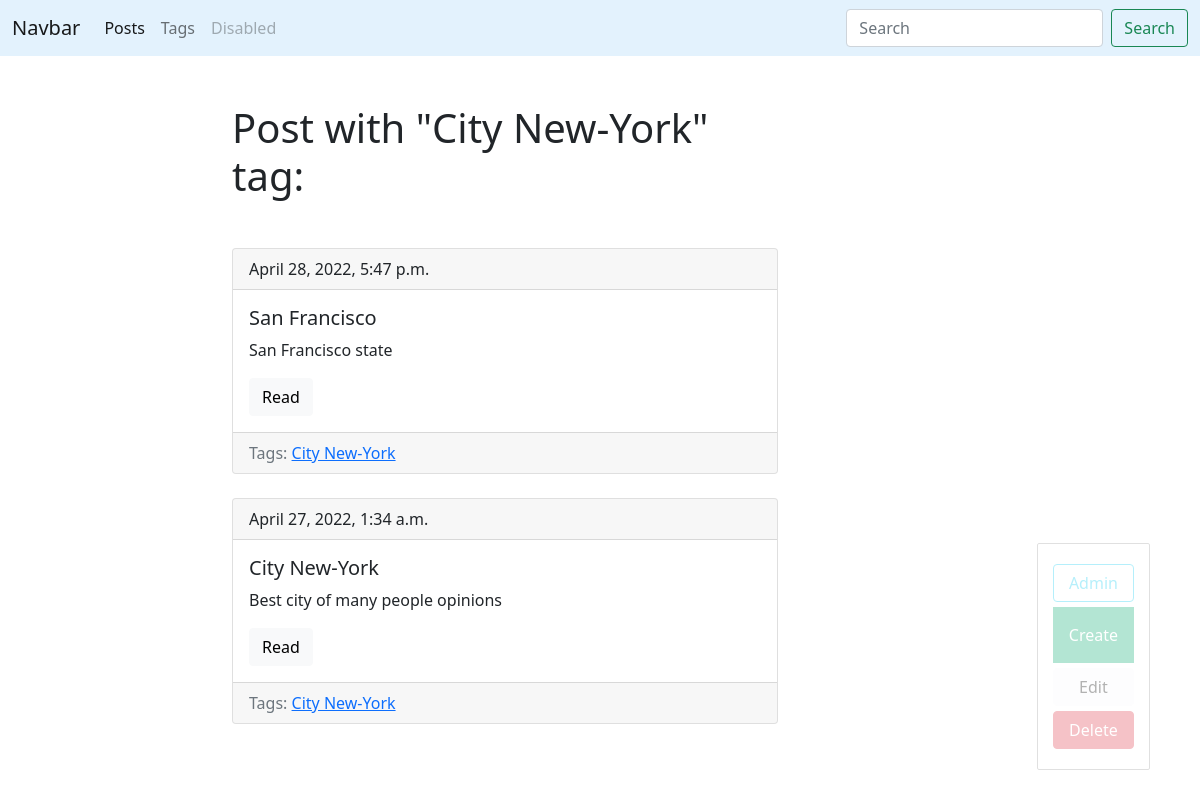
Screenshot of /blog/tag/city/ (signed in) with the database file from the repository.
### blog/models.py (models this page shows, shortened)
class Tag(models.Model):
    title = models.CharField(max_length=50)
    slug = models.SlugField(max_length=50, unique=True)
    def get_absolute_url(self):
        return reverse('tag_detail_url', args=[self.slug, ])
    def get_update_url(self):
        return reverse('tag_update_url', args=[self.slug, ])
    def get_delete_url(self):
        return reverse('tag_delete_url', args=[self.slug, ])
    class Meta:
        ordering = ['title']

class Post(models.Model):
    title = models.CharField(max_length=150, db_index=True)
    slug = models.SlugField(max_length=50, blank=True, unique=True)
    body = models.TextField(blank=True, db_index=True)
    tags = models.ManyToManyField('Tag', blank=True, related_name='posts')
    date_pub = models.DateTimeField(auto_now_add=True)
    def get_absolute_url(self):
        return reverse('post_detail_url', args=[self.slug, ])
    class Meta:
        ordering = ['-date_pub']

### blog/views.py (the view)
# urls.py: path('tag/<str:slug>/', TagDetail.as_view(), name='tag_detail_url'),
class TagDetail(ObjectDetailMixin, View):
    model = Tag
    template = 'blog/tag_detail.html'

### blog/utils.py (called while the page is built)
    def get(self, request, slug):
        obj = get_object_or_404(self.model, slug__iexact=slug)
        return render(request, self.template,
                      context={self.model.__name__.lower(): obj, 'admin_object': obj, 'detail': True})

### blog/templates/blog/tag_detail.html (shortened to what this page needs)
{% extends 'blog/base_blog.html' %}
{% block content %}
    <h1 class="mb-5">Post with "{{ tag.title|title }}" tag:</h1>
    {% for post in tag.posts.all %}
        {% include 'blog/includes/post_card_template.html'%}
    {% endfor %}
{% endblock %}

### blog/templates/blog/includes/post_card_template.html
<div class="card mb-4">
          <div class="card-header">
              {{post.date_pub}}
          </div>
          <div class="card-body">
            <h5 class="card-title">{{post.title}}</h5>
            <p class="card-text">{{post.body|truncatewords:15 }}</p>
            <a href="{{ post.get_absolute_url }}" class="btn btn-light">Read</a>
          </div>
            <div class="card-footer text-muted">
            Tags:
                {% for tag in post.tags.all %}
                <a href="{{ tag.get_absolute_url }}"> {{tag.title}}</a>
                {% endfor %}
             </div>
        </div>

### rows the page displays
Tag: title "City New-York"
Post: date_pub "April 28, 2022, 5:47 p.m.", title "San Francisco", body "San Francisco state"
Post: date_pub "April 27, 2022, 1:34 a.m.", title "City New-York", body "Best city of many people opinions"
